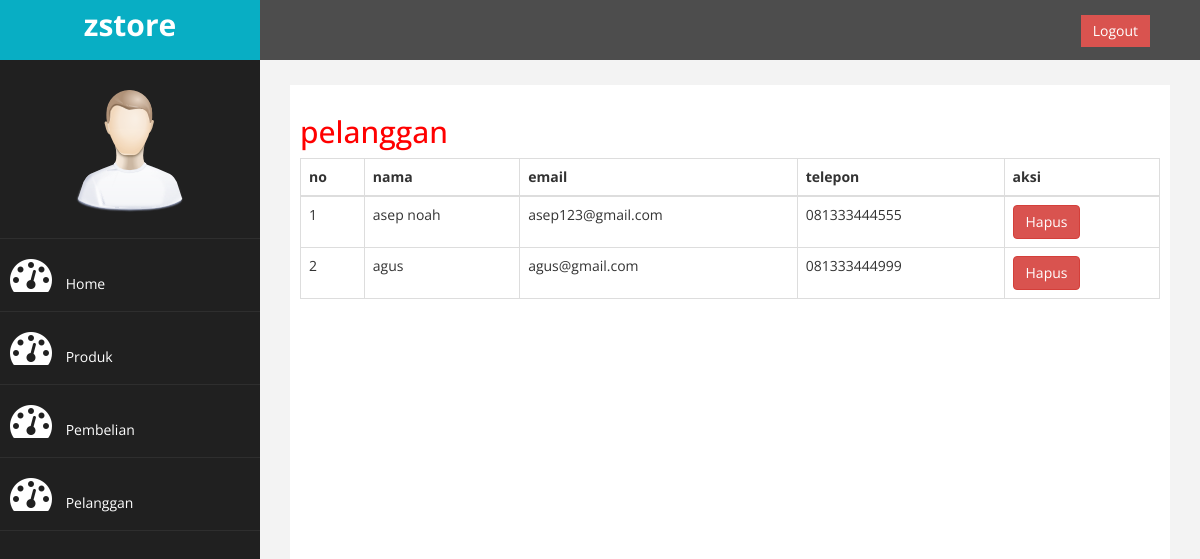
Page /admin/index.php?halaman=pelanggan (signed in) on the committed database.
### tables this page shows
CREATE TABLE `pelanggan` (
  `id_pelanggan` int(11) NOT NULL,
  `email_pelanggan` varchar(100) NOT NULL,
  `password_pelanggan` varchar(50) NOT NULL,
  `nama_pelanggan` varchar(100) NOT NULL,
  `telepon_pelanggan` varchar(25) NOT NULL
);

### admin/pelanggan.php (the view)
<h2>pelanggan</h2>
<table class="table table-bordered">
    <thead>
        <tr>
            <th>no</th>
            <th>nama</th>
            <th>email</th>
            <th>telepon</th>
            <th>aksi</th>
        </tr>
    </thead>
    <tbody>
        <?php $nomor=1;?>
        <?php $ambil=$koneksi->query("SELECT * FROM pelanggan"); ?>
        <?php while ($pecah = $ambil->fetch_assoc()){ ?>
        <tr>
            <td><?php echo $nomor ?></td>
            <td><?php echo $pecah['nama_pelanggan']; ?></td>
            <td><?php echo $pecah['email_pelanggan']; ?></td>
            <td><?php echo $pecah['telepon_pelanggan']; ?></td>
            <td>
            <a href="index.php?halaman=hapuspelanggan&id=<?php echo $pecah['id_pelanggan'];?>" class="btn-danger btn">Hapus</a>
            </td>
        </tr>
        <?php $nomor++; ?>
        <?php } ?>
    </tbody>
</table>

### admin/assets/css/custom.css (style rules this page uses)
body { font-family: 'Open Sans', sans-serif; }
h2 { color: #f00; }

### rows in the picture
pelanggan: nama_pelanggan "asep noah", email_pelanggan "asep123@gmail.com", telepon_pelanggan "081333444555"
pelanggan: nama_pelanggan "agus", email_pelanggan "agus@gmail.com", telepon_pelanggan "081333444999"
